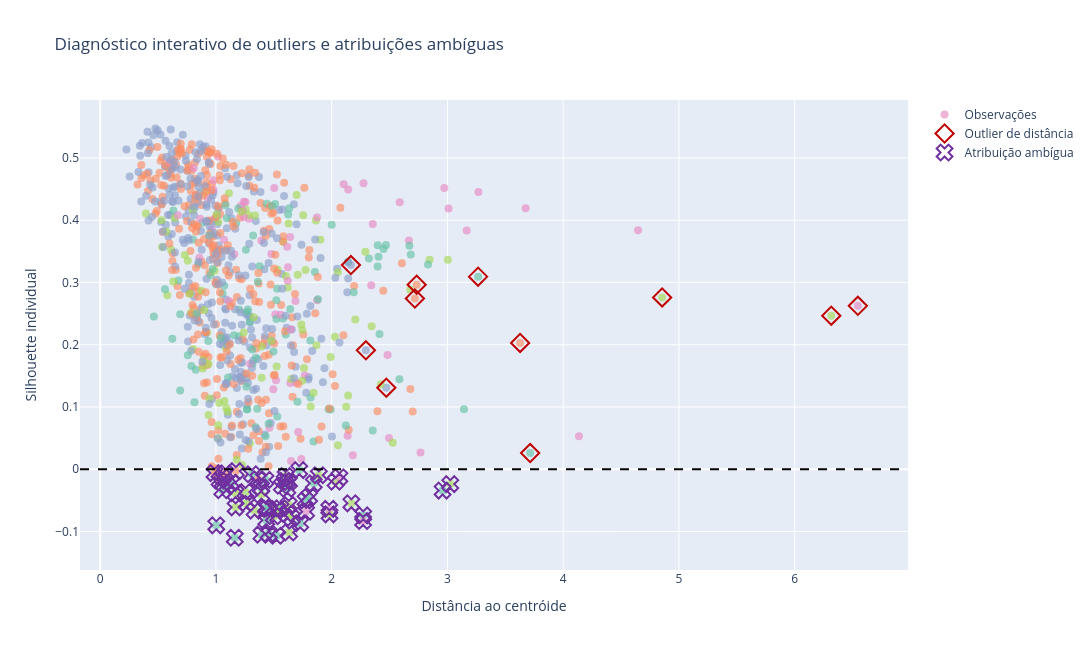

Here is the notebook cell this chart was saved with:
### Code cell
# Outliers interativos: o hover mostra o diagnóstico do cluster e os itens da cesta.
outlier_detail = outliers.join(
    assignments, on=["establishment_id", "reference_month"], how="left"
).join(
    gold_model.select(["establishment_id", "reference_month", *FEATURE_COLUMNS]),
    on=["establishment_id", "reference_month"],
    how="left",
)
detail_text = [
    basket_detail_lookup.get(
        (row["establishment_id"], row["reference_month"]), "Detalhes não disponíveis"
    )
    for row in outlier_detail.select(["establishment_id", "reference_month"]).to_dicts()
]
outlier_detail = outlier_detail.with_columns(pl.Series("basket_detail", detail_text))
outlier_rows = outlier_detail.to_dicts()


def outlier_status(row):
    if row["is_cluster_outlier"] and row["is_ambiguous_assignment"]:
        return "Outlier e ambígua"
    if row["is_cluster_outlier"]:
        return "Outlier de distância"
    if row["is_ambiguous_assignment"]:
        return "Atribuição ambígua"
    return "Normal"


customdata = [
    [
        row["establishment_id"],
        row["reference_month"],
        row["cluster"],
        row["distance_to_centroid"],
        row["cluster_distance_threshold"],
        row["silhouette_sample"],
        row["basket_cost"],
        row["basket_cost_vs_market_pct"],
        row["basket_cost_mom_change"],
        row["mean_log_relative_price"],
        row["mean_relative_iqr"],
        row["basket_detail"],
        outlier_status(row),
    ]
    for row in outlier_rows
]
hover_template = (
    "<b>%{customdata[0]}</b> | %{customdata[1]}<br>"
    "Cluster: %{customdata[2]}<br>Distância ao centróide: %{customdata[3]:.3f}<br>Limite do cluster: %{customdata[4]:.3f}<br>"
    "Silhouette individual: %{customdata[5]:.3f}<br>Custo da cesta: R$ %{customdata[6]:.2f}<br>"
    "Versus mercado: %{customdata[7]:.2f}%<br>Variação mensal: %{customdata[8]:.3f}<br>"
    "Preço relativo médio (log): %{customdata[9]:.3f}<br>IQR relativo médio: %{customdata[10]:.3f}<br><br>"
    "Classificação: %{customdata[12]}<br><br><b>Detalhes dos produtos</b><br>%{customdata[11]}"
)
fig_outliers = go.Figure()
fig_outliers.add_trace(
    go.Scatter(
        x=[row["distance_to_centroid"] for row in outlier_rows],
        y=[row["silhouette_sample"] for row in outlier_rows],
        mode="markers",
        name="Observações",
        customdata=customdata,
        marker={
            "size": 8,
            "color": [
                palette[int(row["cluster"]) % len(palette)] for row in outlier_rows
            ],
            "opacity": 0.65,
        },
        hovertemplate=hover_template + "<extra></extra>",
    )
)
flagged_groups = {
    "Outlier de distância": [
        row
        for row in outlier_rows
        if row["is_cluster_outlier"] and not row["is_ambiguous_assignment"]
    ],
    "Atribuição ambígua": [
        row
        for row in outlier_rows
        if row["is_ambiguous_assignment"] and not row["is_cluster_outlier"]
    ],
    "Outlier e ambígua": [
        row
        for row in outlier_rows
        if row["is_cluster_outlier"] and row["is_ambiguous_assignment"]
    ],
}
flagged_style = {
    "Outlier de distância": {"symbol": "diamond-open", "color": "#C00000"},
    "Atribuição ambígua": {"symbol": "x-open", "color": "#7030A0"},
    "Outlier e ambígua": {"symbol": "star-open", "color": "#ED7D31"},
}
for status, rows in flagged_groups.items():
    flagged_customdata = [
        [
            row["establishment_id"],
            row["reference_month"],
            row["cluster"],
            row["distance_to_centroid"],
            row["cluster_distance_threshold"],
            row["silhouette_sample"],
            row["basket_cost"],
            row["basket_cost_vs_market_pct"],
            row["basket_cost_mom_change"],
            row["mean_log_relative_price"],
            row["mean_relative_iqr"],
            row["basket_detail"],
            status,
        ]
        for row in rows
    ]
    style = flagged_style[status]
    fig_outliers.add_trace(
        go.Scatter(
            x=[row["distance_to_centroid"] for row in rows],
            y=[row["silhouette_sample"] for row in rows],
            mode="markers",
            name=status,
            customdata=flagged_customdata,
            marker={
                "size": 14,
                "symbol": style["symbol"],
                "color": style["color"],
                "line": {"width": 2},
            },
            hovertemplate=hover_template + "<extra></extra>",
        )
    )
fig_outliers.add_hline(y=0, line_dash="dash", line_color="black")
fig_outliers.update_layout(
    title="Diagnóstico interativo de outliers e atribuições ambíguas",
    xaxis_title="Distância ao centróide",
    yaxis_title="Silhouette individual",
    height=650,
    width=1200,
    hoverlabel={"align": "left"},
)
fig_outliers.show()

### Figure 1 — Plotly figure (JSON) as saved in the notebook; plotly's stock layout.template omitted (floating-point values rounded to 4 significant figures; data arrays with more than 128 entries replaced by an {"elided": "..."} marker saying what was removed)
{"data": [{"customdata": {"elided": "866x13 mixed values"}, "hovertemplate": "<b>%{customdata[0]}</b> | %{customdata[1]}<br>Cluster: %{customdata[2]}<br>Distância ao centróide: %{customdata[3]:.3f}<br>Limite do cluster: %{customdata[4]:.3f}<br>Silhouette individual: %{customdata[5]:.3f}<br>Custo da cesta: R$ %{customdata[6]:.2f}<br>Versus mercado: %{customdata[7]:.2f}%<br>Variação mensal: %{customdata[8]:.3f}<br>Preço relativo médio (log): %{customdata[9]:.3f}<br>IQR relativo médio: %{customdata[10]:.3f}<br><br>Classificação: %{customdata[12]}<br><br><b>Detalhes dos produtos</b><br>%{customdata[11]}<extra></extra>", "marker": {"color": {"elided": "866 str values"}, "opacity": 0.65, "size": 8}, "mode": "markers", "name": "Observações", "type": "scatter", "x": {"elided": "866 float values"}, "y": {"elided": "866 float values"}}, {"customdata": {"elided": "11x13 mixed values"}, "hovertemplate": "<b>%{customdata[0]}</b> | %{customdata[1]}<br>Cluster: %{customdata[2]}<br>Distância ao centróide: %{customdata[3]:.3f}<br>Limite do cluster: %{customdata[4]:.3f}<br>Silhouette individual: %{customdata[5]:.3f}<br>Custo da cesta: R$ %{customdata[6]:.2f}<br>Versus mercado: %{customdata[7]:.2f}%<br>Variação mensal: %{customdata[8]:.3f}<br>Preço relativo médio (log): %{customdata[9]:.3f}<br>IQR relativo médio: %{customdata[10]:.3f}<br><br>Classificação: %{customdata[12]}<br><br><b>Detalhes dos produtos</b><br>%{customdata[11]}<extra></extra>", "marker": {"color": "#C00000", "line": {"width": 2}, "size": 14, "symbol": "diamond-open"}, "mode": "markers", "name": "Outlier de distância", "type": "scatter", "x": [3.714, 2.472, 2.166, 3.628, 6.316, 2.719, 3.265, 6.546, 2.296, 2.734, 4.855], "y": [0.02607, 0.131, 0.328, 0.2029, 0.2466, 0.2743, 0.3093, 0.2624, 0.1911, 0.2964, 0.2759]}, {"customdata": {"elided": "54x13 mixed values"}, "hovertemplate": "<b>%{customdata[0]}</b> | %{customdata[1]}<br>Cluster: %{customdata[2]}<br>Distância ao centróide: %{customdata[3]:.3f}<br>Limite do cluster: %{customdata[4]:.3f}<br>Silhouette individual: %{customdata[5]:.3f}<br>Custo da cesta: R$ %{customdata[6]:.2f}<br>Versus mercado: %{customdata[7]:.2f}%<br>Variação mensal: %{customdata[8]:.3f}<br>Preço relativo médio (log): %{customdata[9]:.3f}<br>IQR relativo médio: %{customdata[10]:.3f}<br><br>Classificação: %{customdata[12]}<br><br><b>Detalhes dos produtos</b><br>%{customdata[11]}<extra></extra>", "marker": {"color": "#7030A0", "line": {"width": 2}, "size": 14, "symbol": "x-open"}, "mode": "markers", "name": "Atribuição ambígua", "type": "scatter", "x": [1.39, 2.17, 2.033, 1.003, 1.728, 2.958, 1.602, 1.451, 1.133, 1.055, 1.435, 1.72, 1.083, 1.617, 1.615, 1.393, 1.569, 1.656, 1.163, 1.499, 1.889, 1.057, 1.558, 1.432, 1.774, 1.172, 0.9875, 1.311, 1.633, 1.169, 1.264, 1.527, 1.594, 1.845, 3.025, 1.365, 1.031, 1.334, 1.523, 1.981, 1.629, 1.632, 1.392, 1.456, 1.979, 1.428, 2.067, 1.805, 1.17, 2.272, 1.097, 1.779, 1.255, 2.271], "y": [-0.02917, -0.05465, -0.01989, -0.09004, -0.08691, -0.03417, -0.01086, -0.06349, -0.0219, -0.0336, -0.08183, -0.001321, -0.006494, -0.03129, -0.07153, -0.1051, -0.02637, -0.07811, -0.11, -0.07548, -0.009553, -0.01301, -0.06263, -0.062, -0.04991, -0.002939, -0.006165, -0.007979, -0.1015, -0.03839, -0.05444, -0.06544, -0.01839, -0.02261, -0.02385, -0.016, -0.01827, -0.06642, -0.1068, -0.07233, -0.05716, -0.02041, -0.04086, -0.1032, -0.06367, -0.01698, -0.01292, -0.04456, -0.06119, -0.07401, -0.02583, -0.06814, -0.03664, -0.08302]}, {"customdata": [], "hovertemplate": "<b>%{customdata[0]}</b> | %{customdata[1]}<br>Cluster: %{customdata[2]}<br>Distância ao centróide: %{customdata[3]:.3f}<br>Limite do cluster: %{customdata[4]:.3f}<br>Silhouette individual: %{customdata[5]:.3f}<br>Custo da cesta: R$ %{customdata[6]:.2f}<br>Versus mercado: %{customdata[7]:.2f}%<br>Variação mensal: %{customdata[8]:.3f}<br>Preço relativo médio (log): %{customdata[9]:.3f}<br>IQR relativo médio: %{customdata[10]:.3f}<br><br>Classificação: %{customdata[12]}<br><br><b>Detalhes dos produtos</b><br>%{customdata[11]}<extra></extra>", "marker": {"color": "#ED7D31", "line": {"width": 2}, "size": 14, "symbol": "star-open"}, "mode": "markers", "name": "Outlier e ambígua", "type": "scatter", "x": [], "y": []}], "layout": {"height": 650, "hoverlabel": {"align": "left"}, "shapes": [{"line": {"color": "black", "dash": "dash"}, "type": "line", "x0": 0, "x1": 1, "xref": "x domain", "y0": 0, "y1": 0, "yref": "y"}], "title": {"text": "Diagnóstico interativo de outliers e atribuições ambíguas"}, "width": 1200, "xaxis": {"title": {"text": "Distância ao centróide"}}, "yaxis": {"title": {"text": "Silhouette individual"}}}}
